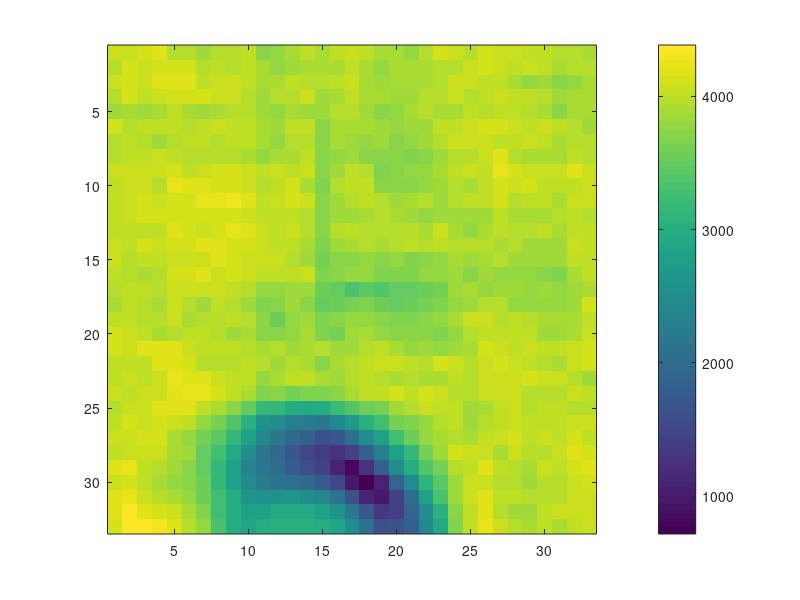
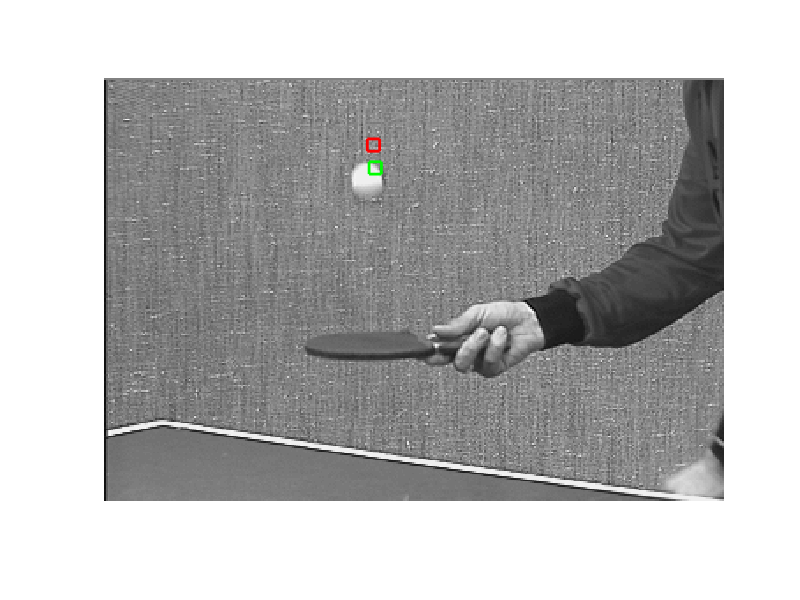

These charts were generated, in order, by the following MATLAB code:
%% MMSP2 - Lab 6
%  Exercise 1 - ME and MC

clear
close all
clc

%% 1) Load the sequence 'table_tennis.mat' consisting of two grayscale frames

load table_tennis.mat %aka "video" di 2 frame

%% 2) Select the 8x8 block starting at (x,y)=(35,150) of the second frame.
% Perform ME using W=16 pixels and the first frame as reference
N = 8;
W = 16;
y0 = 35;
x0 = 150;
% select the 8x8 pixels block
block = table_tennis(y0:y0+N-1,x0:x0+N-1,2); %prendo una 8x8 del secondo frame (aka secondo layer)
% build cost function testing all possible motion vectors
sad = zeros(2*W+1,2*W+1);

for dy = -W:W
    for dx = -W:W
        pred_block = table_tennis(y0+dy:y0+dy+N-1,x0+dx:x0+dx+N-1,1);
        %prendo il blocchetto 8x8 dal primo frame, spostandomi da -16 px a 16 px
        sad_block = sum(abs(pred_block(:)-block(:)));
        %faccio l'errore di pred tra il frame 1 e il 2, tra le matrici ma unfoldate. Facendo
        %sum diventa un numero, che sarà quindi la mia funzione di costo
        %DIFF TRA FRAME REFERENCE(che traslo) e QUELLO ATTUALE
        sad(dy+W+1,dx+W+1) = sad_block;
        %quindi dy+W+1
        %quindi la matrice sad contiene tutte le differenze che ci sono tra il blocco 8x8 del secondo
        %frame (aka block) (che è il mio freame attuale) e quello preso dal primo frame (pred_block) (il precedente, che è il reference)
        %sponstandoci pixel per pixel (da -16 e +16, compreso lo 0) con un blocco 8x8
    end
end

% find the position of the minimum value of the cost function
[~,idx_min] = min(sad(:));
[y1_idx,x1_idx] = ind2sub(size(sad),idx_min);
%ind2sub trova l'indice del minimo valore della matrice sad !!! modalità difficile ! comoda per trovare indici di più valori in ingr;
%size(sad) serve solo per indicare la struttura della matrice
%è la stessa cosa di fare [index_y,index_x]=min(sad) se c'è UN SOLO min. Se i minimi fossero di più, conviene passargli un vettore
%di minimi e ind2sub ci restituirebbe un vettore per le coordinate x dei minimi e un vettore y con le coordinate y degli stessi minimi
%costruisco ora i motion vector, considerando gli spostamenti
y_mv = y1_idx-W-1; %questi valori indicano di quanto si è spostato il pixel in x e in y dal primo (0) al secondo frame (1)
x_mv = x1_idx-W-1; %tolgo w poichè la matrice SAD era 2W per comodità

%% 3) Display the cost function, the starting block and its estimate
figure();
imagesc(sad);% uses the full range of colors in the colormap
axis image;
colorbar;

%DIFFERENZA TRA IMSHOW E IMAGESC ????? AIDONNNOOOUUUU

figure();
imshow(table_tennis(:,:,1)/255); %uses the default display range for the image data type and optimizes figure
%mostro il primo frame, cioè il reference
%se divido per un num grande, abbasso il valore del pixel, avvicinandomi al nero puro !
hold on;
%ora costruisco il quadrato rosso del quale traccerò lo spostamento. La posiz finale sarà indicata nel secondo(ed attuale) frame con il quadrato verde(vedi sotto)
plot([x0 x0+N-1],[y0 y0],'LineWidth',2,'Color','red');
plot([x0 x0],[y0 y0+N-1],'LineWidth',2,'Color','red');
plot([x0+N-1 x0+N-1],[y0 y0+N-1],'LineWidth',2,'Color','red');
plot([x0 x0+N-1],[y0+N-1 y0+N-1],'LineWidth',2,'Color','red');

x1 = x0+x_mv; %1 è riferito al frame attuale, 0 al precedente (reference frame)
y1 = y0+y_mv;

plot([x1 x1+N-1],[y1 y1],'LineWidth',2,'Color','green');
plot([x1 x1],[y1 y1+N-1],'LineWidth',2,'Color','green');
plot([x1+N-1 x1+N-1],[y1 y1+N-1],'LineWidth',2,'Color','green');
plot([x1 x1+N-1],[y1+N-1 y1+N-1],'LineWidth',2,'Color','green');
